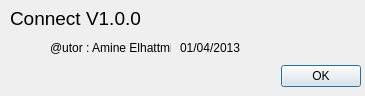
<?xml version="1.0" encoding="UTF-8"?>
<ui version="4.0">
 <class>aboutDialog</class>
 <widget class="QDialog" name="aboutDialog">
  <property name="geometry">
   <rect>
    <x>0</x>
    <y>0</y>
    <width>365</width>
    <height>96</height>
   </rect>
  </property>
  <property name="windowTitle">
   <string>About</string>
  </property>
  <widget class="QDialogButtonBox" name="buttonBox">
   <property name="geometry">
    <rect>
     <x>20</x>
     <y>60</y>
     <width>341</width>
     <height>32</height>
    </rect>
   </property>
   <property name="orientation">
    <enum>Qt::Horizontal</enum>
   </property>
   <property name="standardButtons">
    <set>QDialogButtonBox::Ok</set>
   </property>
  </widget>
  <widget class="QLabel" name="label">
   <property name="geometry">
    <rect>
     <x>10</x>
     <y>10</y>
     <width>141</width>
     <height>16</height>
    </rect>
   </property>
   <property name="font">
    <font>
     <pointsize>14</pointsize>
    </font>
   </property>
   <property name="text">
    <string>Connect V1.0.0</string>
   </property>
  </widget>
  <widget class="QLabel" name="label_2">
   <property name="geometry">
    <rect>
     <x>50</x>
     <y>40</y>
     <width>121</width>
     <height>16</height>
    </rect>
   </property>
   <property name="text">
    <string>@utor : Amine Elhattmi</string>
   </property>
  </widget>
  <widget class="QLabel" name="label_3">
   <property name="geometry">
    <rect>
     <x>180</x>
     <y>40</y>
     <width>61</width>
     <height>16</height>
    </rect>
   </property>
   <property name="text">
    <string>01/04/2013</string>
   </property>
  </widget>
 </widget>
 <resources/>
 <connections>
  <connection>
   <sender>buttonBox</sender>
   <signal>accepted()</signal>
   <receiver>aboutDialog</receiver>
   <slot>accept()</slot>
   <hints>
    <hint type="sourcelabel">
     <x>248</x>
     <y>254</y>
    </hint>
    <hint type="destinationlabel">
     <x>157</x>
     <y>274</y>
    </hint>
   </hints>
  </connection>
  <connection>
   <sender>buttonBox</sender>
   <signal>rejected()</signal>
   <receiver>aboutDialog</receiver>
   <slot>reject()</slot>
   <hints>
    <hint type="sourcelabel">
     <x>316</x>
     <y>260</y>
    </hint>
    <hint type="destinationlabel">
     <x>286</x>
     <y>274</y>
    </hint>
   </hints>
  </connection>
 </connections>
</ui>
